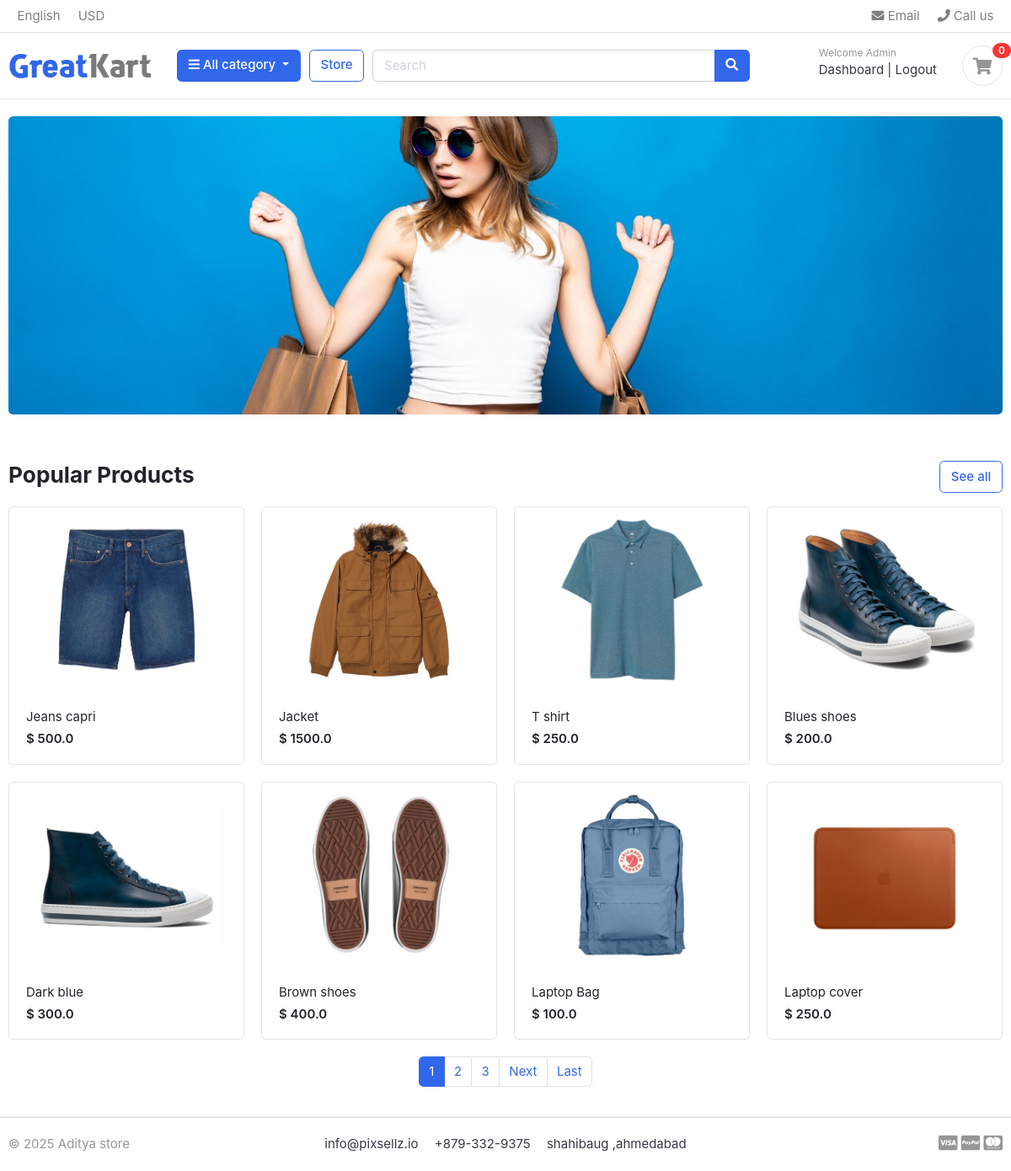
Page / (signed in) on the committed database.
### apps/accounts/models.py (models this page shows, shortened)
class Account(AbstractBaseUser):
    first_name = models.CharField(max_length=50)
    last_name = models.CharField(max_length=50)
    username = models.CharField(max_length=50, unique=True)
    email = models.EmailField(max_length=100, unique=True)
    phone_number = models.CharField(max_length=50)
    date_joined = models.DateTimeField(auto_now_add=True)
    last_login = models.DateTimeField(auto_now_add=True)
    is_admin = models.BooleanField(default=False)
    is_staff = models.BooleanField(default=False)
    is_active = models.BooleanField(default=False)
    is_superadmin = models.BooleanField(default=False)
    USERNAME_FIELD = "email"
    REQUIRED_FIELDS = ["username", "first_name", "last_name"]
    objects = AccountManager()

### apps/store/models.py (models this page shows, shortened)
class Product(models.Model):
    product_name = models.CharField(max_length=200, unique=True)
    slug = models.SlugField(max_length=200, unique=True)
    description = models.TextField(max_length=500, blank=True)
    price = models.FloatField()
    image = models.ImageField(upload_to="photos/products")
    stock = models.IntegerField()
    is_available = models.BooleanField(default=True)
    category = models.ForeignKey(Category, on_delete=models.CASCADE)
    created_date = models.DateTimeField(auto_now_add=True)
    modified_date = models.DateTimeField(auto_now=True)
    def get_url(self):
        return reverse("product_detail", args=[self.category.slug, self.slug])

### all_in_one_store/views.py (the view)
# urls.py: path("", home_view, name="home"),
def home_view(request):
    products_list = Product.objects.filter(is_available=True)
    paginator = Paginator(products_list, 8)
    page_number = request.GET.get("page")
    products = paginator.get_page(page_number)  # that page data
    return render(request, "home.html", context={"products": products})

### apps/cart/views.py (called while the page is built)
def _cart_id(request):
    return request.session.session_key or request.session.create()

### apps/category/context_processors.py (called while the page is built)
def menu_links(request):
    links = Category.objects.all()
    try:
        cart = Cart.objects.get(cart_id=_cart_id(request))
        cart_item_count = CartItem.objects.filter(cart=cart).count()
    except Cart.DoesNotExist:
        cart_item_count = 0
    return dict(links=links, cart_item_count=cart_item_count)

### apps/category/models.py (called while the page is built)
    def get_url(self):
        return reverse("product_with_category", args=[self.slug])

### templates/home.html (shortened to what this page needs)
{% extends "base.html" %}
{% load static %}
{% block body_content %}
<section class="section-intro padding-y-sm">
    <div class="container">
        <div class="intro-banner-wrap">
            <img src="{% static 'images/banners/cover.jpg' %}" class="img-fluid rounded">
        </div>
    </div>
</section>
<section class="section-name padding-y-sm">
    <div class="container">
        <header class="section-heading">
            <a href="{% url 'store' %}" class="btn btn-outline-primary float-right">See all</a>
            <h3 class="section-title">Popular Products</h3>
        </header>
        <div class="row">
            {% for product in products %}
            <div class="col-md-3">
                <div class="card card-product-grid">
                    <a href="{{ product.get_url }}" class="img-wrap">
                        <img src="{{ product.image.url }}" onerror="this.src='{% static 'images/default_product.jpg' %}';">
                    </a>
                    <figcaption class="info-wrap">
                        <a href="{{ product.get_url }}" class="title">{{ product.product_name }}</a>
                        <div class="price mt-1">$ {{ product.price }}</div>
                    </figcaption>
                </div>
            </div>
            {% empty %}
            <p class="text-center">No products available.</p>
            {% endfor %}
        </div>
        {% if products.has_other_pages %}
        <nav aria-label="Page navigation">
            <ul class="pagination justify-content-center">
                {% for num in products.paginator.page_range %}
                {% if products.number == num %}
                <li class="page-item active">
                    <span class="page-link">{{ num }}</span>
                </li>
                {% else %}
                <li class="page-item">
                    <a class="page-link" href="?page={{ num }}">{{ num }}</a>
                </li>
                {% endif %}
                {% endfor %}
                {% if products.has_next %}
                <li class="page-item">
                    <a class="page-link" href="?page={{ products.next_page_number }}">Next</a>
                </li>
                <li class="page-item">
                    <a class="page-link" href="?page={{ products.paginator.num_pages }}">Last</a>
                </li>
                {% endif %}
            </ul>
        </nav>
        {% endif %}
    </div>
</section>
{% endblock %}

### templates/includes/navbar.html (shortened to what this page needs)
{% load static %}
<header class="section-header">
<nav class="navbar p-md-0 navbar-expand-sm navbar-light border-bottom">
<div class="container">
  <div class="collapse navbar-collapse" id="navbarTop4">
    <ul class="navbar-nav mr-auto">
    	<li class="nav-item dropdown">
		 	<a href="#" class="nav-link">   English </a>
		</li>
		<li class="nav-item dropdown">
			<a href="#" class="nav-link"> USD </a>
		</li>
    </ul>
    <ul class="navbar-nav">
		<li><a href="#" class="nav-link"> <i class="fa fa-envelope"></i> Email </a></li>
		<li><a href="#" class="nav-link"> <i class="fa fa-phone"></i> Call us </a></li>
	</ul>
  </div>
</div>
</nav>
<section class="header-main border-bottom">
	<div class="container">
<div class="row align-items-center">
	<div class="col-lg-2 col-md-3 col-6">
		<a href="{% url 'home' %}" class="brand-wrap">
			<img class="logo" src="{% static './images/logo.png' %}">
		</a>
	</div>
	<div class="col-lg col-sm col-md col-6 flex-grow-0">
		<div class="category-wrap dropdown d-inline-block float-right">
			<button type="button" class="btn btn-primary dropdown-toggle" data-toggle="dropdown">
				<i class="fa fa-bars"></i> All category
			</button>
		</div>
	</div>
	<a href="{% url 'store' %}" class="btn btn-outline-primary">Store</a>
	<div class="col-lg  col-md-6 col-sm-12 col">
		<form action="{% url 'search' %}" class="search">
			<div class="input-group w-100">
			    <input type="text" class="form-control" style="width:60%;" placeholder="Search" name="keyword">
			    <div class="input-group-append">
			      <button class="btn btn-primary" type="submit" key>
			        <i class="fa fa-search"></i>
			      </button>
			    </div>
		    </div>
		</form>
	</div>
	<div class="col-lg-3 col-sm-6 col-8 order-2 order-lg-3">
				<div class="d-flex justify-content-end mb-3 mb-lg-0">
					{% if user.id is None %}
						<div class="widget-header">
							<small class="title text-muted">Welcome guest!</small>
							<div>
								<a href="{% url 'login' %}"> Sign in</a> <span class="dark-transp"> | </span>
								<a href="{% url 'register' %}"> Register</a>
							</div>
						</div>
					{% else %}
						<div class="widget-header">
							<small class="title text-muted">Welcome {{user.first_name}}</small>
							<div>
								<a href="#"> Dashboard</a> <span class="dark-transp"> | </span>
								<a href="{% url 'logout' %}"> Logout</a>
							</div>
						</div>
					{% endif %}
					<a href="{% url 'cart' %}" class="widget-header pl-3 ml-3">
						<div class="icon icon-sm rounded-circle border"><i class="fa fa-shopping-cart"></i></div>
						<span class="badge badge-pill badge-danger notify">{{cart_item_count}}</span>
					</a>
				</div>
			</div>
</div>
	</div>
</section>
</header>

### static/css/ui.css (style rules this page uses)
html { font-family: "Inter", sans-serif; font-size: 15px; }
.img-wrap { text-align: center; display: block; }
.img-wrap img { max-width: 100%; }
.icon-xs, .icon-sm, .icon-md, .icon-lg { display: inline-block; text-align: center; flex-shrink: 0; flex-grow: 0; }
.icon-sm { width: 48px; height: 48px; line-height: 48px !important; font-size: 20px; }
.padding-y-sm { padding-top: 20px; padding-bottom: 20px; }
.section-heading { margin-bottom: 20px; margin-top: 15px; }
.section-title { color: #212529; }
.header-main { position: relative; padding-top: 1rem; padding-bottom: 1rem; }
.brand-wrap .logo, .navbar-brand .logo { margin-right: 7px; max-height: 42px; display: inline-block; }
.widget-header { display: inline-block; vertical-align: middle; position: relative; }
.widget-header a { color: #343a40; }
.widget-header i { color: #969696; }
.widget-header .title { display: block; }
.widget-header .notify { position: absolute; top: -3px; right: -10px; }
[class*=card-product] a.title { color: #212529; display: block; }
[class*=card-product] .img-wrap { overflow: hidden; position: relative; }
[class*=card-product] .img-wrap img { height: 100%; max-width: 100%; width: auto; display: inline-block; -o-object-fit: cover; object-fit: cover; }
.card-product-grid { margin-bottom: 20px; }
.card-product-grid .img-wrap { border-radius: 0.2rem 0.2rem 0 0; height: 220px; }
.card-product-grid .info-wrap { overflow: hidden; padding: 18px 20px; }
.card .img-wrap { overflow: hidden; }
.notify { position: absolute; top: -4px; right: -10px; display: inline-block; padding: 0.25em 0.6em; font-size: 12px; line-height: 1; text-align: center; border-radius: 3rem; color: #fff; background-color: #fa3434; }
.price { font-weight: 600; color: #212529; }

### rows in the picture
Account: first_name "Admin"
Product: image (picture), product_name "Jeans capri", price "500.0"
Product: image (picture), product_name "Jacket", price "1500.0"
Product: image (picture), product_name "T shirt", price "250.0"
Product: image (picture), product_name "Blues shoes", price "200.0"
Product: image (picture), product_name "Dark blue", price "300.0"
Product: image (picture), product_name "Brown shoes", price "400.0"
Product: image (picture), product_name "Laptop Bag", price "100.0"
Product: image (picture), product_name "Laptop cover", price "250.0"

### other values in the picture
{{ cart_item_count }} "0"
{{ num }} "1"
{{ num }} "2" "3"
